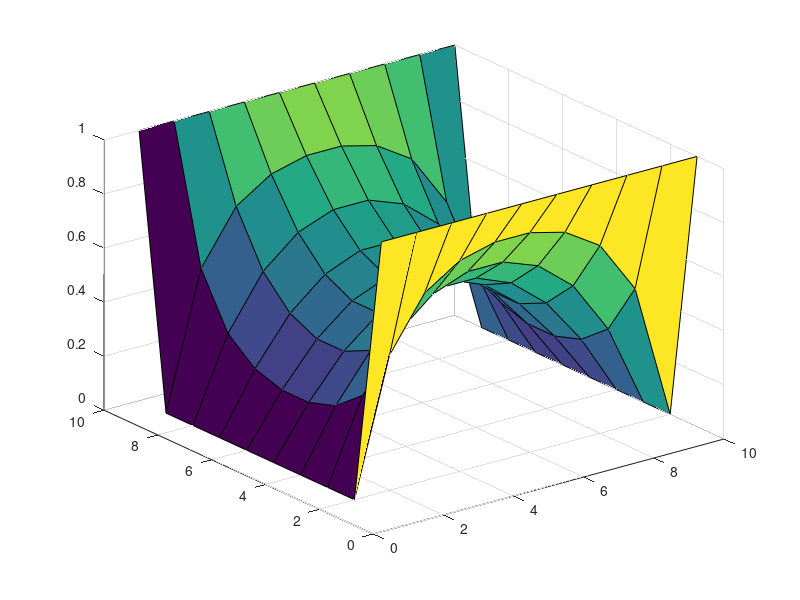
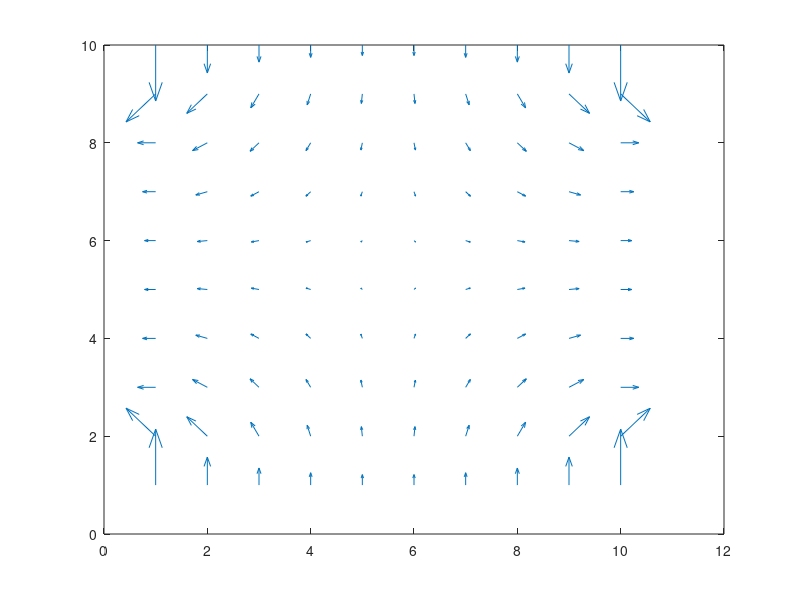

These figures' MATLAB source, in order:
% PA4

q = 1.6021e-19; %electron charge
iteration = 500; % iteration

nx=10;
ny=10; 

dx= 2/(nx-1);
dy= 2/(ny-1); 

v = zeros(nx,ny);
v_old = zeros(nx,ny);
v(:,1) =1;

for it = 1:iteration 
    for j= 1: ny
        for i= 1: nx    
            %v_old = v; 
            %pause(0.1);
            if i==1 %right side
                
                %v(i,j) =(v(i+1,j) +v(i,j+1)+v(i,j-1))/3;
                v(i,j) = 1;
            elseif i==nx %left side
                
                %v(i,j) =(v(i-1,j) +v(i,j+1)+v(i,j-1))/3;
                v(i,j) = 1;
            elseif j==1 %top side
                
                %v(i,j) =(v(i+1,j) +v(i-1,j) +v(i,j+1))/3;
                v(i,j) = 0;
            elseif j==ny %bottom side
               
                %v(i,j) =(v(i+1,j) +v(i-1,j) +v(i,j-1))/3;
                v(i,j) = 0;
            else
                
                v(i,j) =(v(i+1,j) +v(i-1,j) +v(i,j+1)+v(i,j-1))/4;
            end
        end
        
    end
     surf(v);
     pause(0.01);
end

[ex,ey] = gradient(v);
figure;
quiver(-ex,-ey)